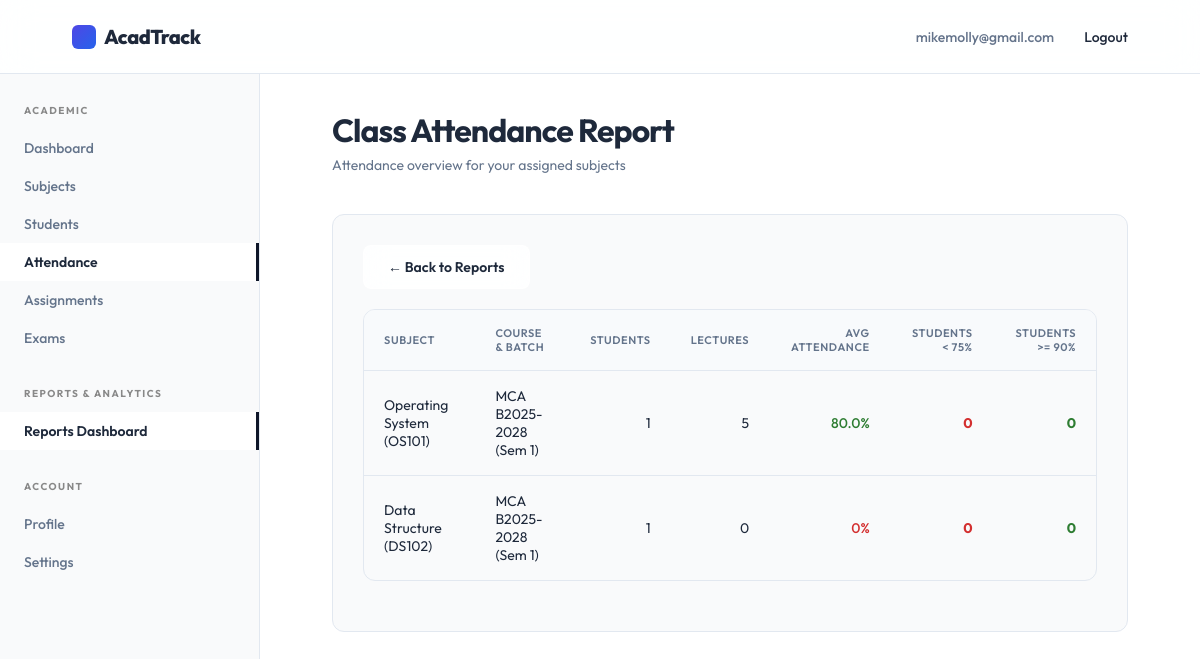
The page /faculty/reports/attendance/ (signed in) on the database its author committed.
### accounts/models.py (models this page shows, shortened)
class User(AbstractUser):
    class RoleChoices(models.TextChoices):
        STUDENT = 'student', 'Student'
        FACULTY = 'faculty', 'Faculty'
        ADMIN = 'admin', 'Admin'
    username = None
    email = models.EmailField(unique=True)
    role = models.CharField(max_length=20, choices=RoleChoices.choices, default=RoleChoices.STUDENT)
    contact_number = models.CharField(max_length=15, blank=True, null=True)
    deactivated_at = models.DateTimeField(blank=True, null=True)
    updated_at = models.DateTimeField(auto_now=True)
    USERNAME_FIELD = 'email'
    REQUIRED_FIELDS = []
    objects = CustomUserManager()

### academics/models.py (models this page shows, shortened)
class SubjectOffering(models.Model):
    class SubjectType(models.TextChoices):
        CORE = 'core', 'Core'
        ELECTIVE = 'elective', 'Elective'
        LAB = 'lab', 'Lab'
        PROJECT = 'project', 'Project'
    subject = models.ForeignKey(Subject, on_delete=models.CASCADE, related_name='offerings')
    semester = models.ForeignKey(Semester, on_delete=models.CASCADE, related_name='subject_offerings')
    faculty = models.ForeignKey('faculty.Faculty', on_delete=models.SET_NULL, null=True, blank=True, related_name='subject_offerings')
    subject_type = models.CharField(max_length=20, choices=SubjectType.choices, default=SubjectType.CORE)
    credits = models.PositiveIntegerField()
    class Meta:
        constraints = [
            models.UniqueConstraint(fields=['subject', 'semester'], name='unique_subject_offering')
        ]

class Subject(models.Model):
    name = models.CharField(max_length=150)
    code = models.CharField(max_length=20, unique=True)
    description = models.TextField(blank=True, null=True)

class Semester(models.Model):
    course_batch = models.ForeignKey(CourseBatch, on_delete=models.CASCADE, related_name='semesters')
    semester_number = models.PositiveIntegerField()
    class Meta:
        constraints = [
            models.UniqueConstraint(fields=['course_batch', 'semester_number'], name='unique_semester')
        ]

class CourseBatch(models.Model):
    course = models.ForeignKey(Course, on_delete=models.CASCADE, related_name='batches')
    academic_year = models.CharField(max_length=9, help_text="e.g. 2023-2024")
    class Meta:
        constraints = [
            models.UniqueConstraint(fields=['course', 'academic_year'], name='unique_course_batch')
        ]

class Course(models.Model):
    name = models.CharField(max_length=100)
    code = models.CharField(max_length=20, unique=True)
    department = models.ForeignKey(Department, on_delete=models.CASCADE, related_name='courses')
    duration_years = models.PositiveIntegerField()

### reports/views/faculty.py (the view)
@method_decorator(faculty_required, name='dispatch')
class FacultyAttendanceReportView(FacultyReportMixin, TemplateView):
    template_name = 'reports/faculty/attendance.html'
    def get_context_data(self, **kwargs):
        context = super().get_context_data(**kwargs)
        faculty = self.request.user.faculty_profile
        context['reports'] = get_faculty_attendance_report(faculty)
        return context

### reports/views/faculty.py (called while the page is built)
    def test_func(self):
        return self.request.user.is_authenticated and self.request.user.role == 'faculty'

### templates/reports/faculty/attendance.html
{% extends 'faculty/base.html' %}
{% block page_title %}Class Attendance Report{% endblock %}
{% block page_subtitle %}Attendance overview for your assigned subjects{% endblock %}
{% block dashboard_content %}
<div class="dashboard-section">
    <div style="margin-bottom: 20px;">
        <a href="{% url 'faculty_reports:dashboard' %}" class="btn btn-secondary">&larr; Back to Reports</a>
    </div>
    <div class="table-responsive form-container">
        <table class="table">
            <thead>
                <tr>
                    <th>Subject</th>
                    <th>Course & Batch</th>
                    <th style="text-align: right;">Students</th>
                    <th style="text-align: right;">Lectures</th>
                    <th style="text-align: right;">Avg Attendance</th>
                    <th style="text-align: right;">Students < 75%</th>
                    <th style="text-align: right;">Students >= 90%</th>
                </tr>
            </thead>
            <tbody>
                {% for item in reports %}
                <tr>
                    <td>{{ item.offering.subject.name }} ({{ item.offering.subject.code }})</td>
                    <td>{{ item.offering.semester.course_batch.course.name }} B{{ item.offering.semester.course_batch.academic_year }} (Sem {{ item.offering.semester.semester_number }})</td>
                    <td style="text-align: right;">{{ item.total_students }}</td>
                    <td style="text-align: right;">{{ item.total_lectures }}</td>
                    <td style="text-align: right; font-weight: 500; color: {% if item.average_attendance >= 75 %}#2e7d32{% else %}#d32f2f{% endif %};">
                        {{ item.average_attendance }}%
                    </td>
                    <td style="text-align: right; color: #d32f2f; font-weight: bold;">{{ item.below_threshold }}</td>
                    <td style="text-align: right; color: #2e7d32; font-weight: bold;">{{ item.above_threshold }}</td>
                </tr>
                {% empty %}
                <tr>
                    <td colspan="7" style="text-align: center; color: var(--muted); padding: 20px;">No subject offerings found.</td>
                </tr>
                {% endfor %}
            </tbody>
        </table>
    </div>
</div>
{% endblock %}

### templates/components/navbar.html (shortened to what this page needs)
<header class="navbar">
    <a href="{% if request.user.is_authenticated %}{% if request.user.role == 'admin' or request.user.is_superuser %}{% url 'acadtrack_admin:dashboard' %}{% elif request.user.role == 'faculty' %}{% url 'faculty:dashboard' %}{% else %}{% url 'students:dashboard' %}{% endif %}{% else %}{% url 'landing_page' %}{% endif %}" class="brand" aria-label="AcadTrack home">
        <span class="brand-mark"></span>
        AcadTrack
    </a>
    <nav class="nav-links" aria-label="User navigation">
        {% if request.user.is_authenticated %}
            <span style="color: var(--muted);">{{ request.user.email }}</span>
            <form action="{% url 'accounts:logout' %}" method="post" style="display:inline;">
                <button type="submit" style="background:none;border:none;cursor:pointer;font-family:inherit;font-size:inherit;font-weight:inherit;color:inherit;" class="nav-links a">Logout</button>
            </form>
        {% else %}
            {% if request.resolver_match.url_name != 'login' %}
                <a href="{% url 'accounts:login' %}">Login</a>
            {% endif %}
        {% endif %}
    </nav>
</header>

### static/style.css (style rules this page uses)
:root { --bg: #f9fafb; --text: #1e293b; --muted: #64748b; --line: #e2e8f0; --soft: #ffffff; --primary: #4f46e5; --primary-hover: #4338ca; --accent: #2563eb; --black: #0f172a; --radius: 12px; --glass-bg: rgba(255, 255, 255, 0.85); --glass-border: rgba(255, 255, 255, 0.6); --glass-shadow: 0 10px 40px 0 rgba(31, 38, 135, 0.05); }
* { box-sizing: border-box; margin: 0; padding: 0; scrollbar-width: thin; scrollbar-color: rgba(0, 0, 0, 0.2) var(--bg); }
html { scroll-behavior: smooth; }
body { min-height: 100vh; background: var(--bg); color: var(--text); font-family: 'Outfit', Arial, sans-serif; -webkit-font-smoothing: antialiased; }
a { color: inherit; text-decoration: none; }
.navbar { height: 74px; width: 100%; display: flex; align-items: center; justify-content: space-between; padding: 0 6vw; background: rgba(255, 255, 255, 0.85); backdrop-filter: blur(16px); -webkit-backdrop-filter: blur(16px); border-bottom: 1px solid var(--line); position: sticky; top: 0; z-index: 100; }
.brand { font-size: 20px; font-weight: 800; letter-spacing: -0.5px; display: flex; align-items: center; gap: 8px; }
.brand-mark { width: 24px; height: 24px; background: linear-gradient(135deg, var(--primary), var(--accent)); border-radius: 6px; display: inline-block; }
.nav-links { display: flex; gap: 30px; font-size: 14px; font-weight: 500; }
.btn { display: inline-flex; align-items: center; justify-content: center; padding: 12px 24px; border-radius: 8px; font-size: 14px; font-weight: 600; transition: all 0.3s cubic-bezier(0.16, 1, 0.3, 1); cursor: pointer; border: none; }
.btn-secondary { background: var(--glass-bg); border: 1px solid var(--glass-border); color: var(--text); backdrop-filter: blur(12px); }

### static/dashboard.css (style rules this page uses)
.dashboard-section { background: var(--bg); border: 1px solid var(--line); border-radius: var(--radius); padding: 30px; margin-bottom: 30px; }
.table-responsive { width: 100%; overflow-x: auto; margin-bottom: 20px; border-radius: var(--radius); border: 1px solid var(--line); background: var(--bg); }
.table { width: 100%; border-collapse: collapse; font-size: 14px; text-align: left; }
.table th { background: #f8fafc; color: var(--muted); font-weight: 600; text-transform: uppercase; font-size: 11px; letter-spacing: .05em; padding: 16px 20px; border-bottom: 1px solid var(--line); }
.table td { padding: 16px 20px; border-bottom: 1px solid var(--line); color: var(--text); vertical-align: middle; }
.table tbody tr:last-child td { border-bottom: none; }
.table tbody tr { transition: background-color 0.2s ease; }

### rows shown on the page
User: user.email "mikemolly@gmail.com"
SubjectOffering: offering.subject.name "Operating System", offering.subject.code "OS101", offering.semester.course_batch.course.name "MCA", offering.semester.course_batch.academic_year "2025-2028", offering.semester.semester_number "1", total_students "1", total_lectures "5", average_attendance "80.0", below_threshold "0", above_threshold "0"
SubjectOffering: offering.subject.name "Data Structure", offering.subject.code "DS102", offering.semester.course_batch.course.name "MCA", offering.semester.course_batch.academic_year "2025-2028", offering.semester.semester_number "1", total_students "1", total_lectures "0", average_attendance "0", below_threshold "0", above_threshold "0"
